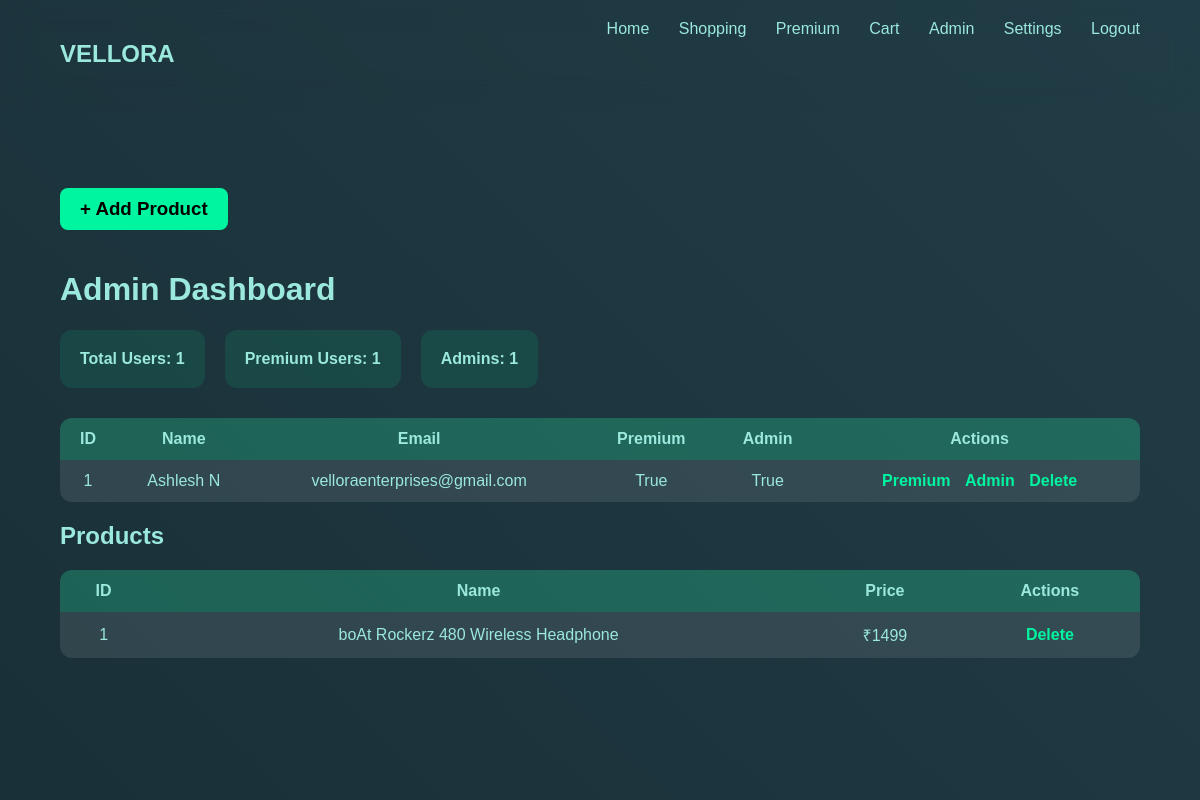
The page /admin (signed in) on the database its author committed.
### app.py (models this page shows)
class User(UserMixin, db.Model):
    id = db.Column(db.Integer, primary_key=True)
    name = db.Column(db.String(120))
    email = db.Column(db.String(120), unique=True, nullable=False)
    password = db.Column(db.String(200), nullable=False)
    contact = db.Column(db.String(20))
    theme = db.Column(db.String(20), default="dark")
    is_premium = db.Column(db.Boolean, default=False)
    is_admin = db.Column(db.Boolean, default=False)

class Product(db.Model):
    id = db.Column(db.Integer, primary_key=True)
    name = db.Column(db.String(200), nullable=False)
    price = db.Column(db.Integer, nullable=False)
    image = db.Column(db.String(300))
    affiliate_link = db.Column(db.String(500))
    description = db.Column(db.Text)

### app.py (the view)
@app.route("/admin")
@login_required
@admin_required
def admin_dashboard():
    users = User.query.all()
    products = Product.query.all()
    total_users = User.query.count()
    premium_users = User.query.filter_by(is_premium=True).count()
    admin_users = User.query.filter_by(is_admin=True).count()
    total_products = Product.query.count()
    return render_template(
        "admin.html",
        users=users,
        products=products,
        total_users=total_users,
        premium_users=premium_users,
        admin_users=admin_users,
        total_products=total_products
    )

### app.py (called while the page is built)
@login_manager.user_loader
def load_user(user_id):
    return User.query.get(int(user_id))

def admin_required(f):
    @wraps(f)
    def decorated_function(*args, **kwargs):
        if not current_user.is_authenticated or not current_user.is_admin:
            return redirect(url_for("home"))
        return f(*args, **kwargs)
    return decorated_function

### templates/admin.html (shortened to what this page needs)
<!DOCTYPE html>
<html>
<head>
</head>
<body>
{% extends "base.html" %}
{% block content %}
<div class="admin-panel page">
    <h3><a href="/add-product" class="add-btn">+ Add Product</a></h3>
    <h1>Admin Dashboard</h1>
    <div class="analytics">
        <div class="stat">Total Users: {{ total_users }}</div>
        <div class="stat">Premium Users: {{ premium_users }}</div>
        <div class="stat">Admins: {{ admin_users }}</div>
    </div>
    <table>
        <tr>
            <th>ID</th>
            <th>Name</th>
            <th>Email</th>
            <th>Premium</th>
            <th>Admin</th>
            <th>Actions</th>
        </tr>
        {% for user in users %}
        <tr>
            <td>{{ user.id }}</td>
            <td>{{ user.name }}</td>
            <td>{{ user.email }}</td>
            <td>{{ user.is_premium }}</td>
            <td>{{ user.is_admin }}</td>
            <td>
                <a href="/make-premium/{{ user.id }}">Premium</a>
                <a href="/make-admin/{{ user.id }}">Admin</a>
                <a href="/delete-user/{{ user.id }}">Delete</a>
            </td>
        </tr>
        {% endfor %}
    </table>
    <h2>Products</h2>
    <table>
        <tr>
            <th>ID</th>
            <th>Name</th>
            <th>Price</th>
            <th>Actions</th>
        </tr>
        {% for product in products %}
        <tr>
            <td>{{ product.id }}</td>
            <td>{{ product.name }}</td>
            <td>₹{{ product.price }}</td>
            <td>
                <a href="/delete-product/{{ product.id }}"
                onclick="return confirm('Are you sure you want to delete this product?');">
                Delete
                </a>
            </td>
        </tr>
        {% endfor %}
    </table>
</div>
{% endblock %}

### static/css/main.css (style rules this page uses)
body { margin: 0; font-family: 'Poppins', sans-serif; background: #0e0e1600; color: rgb(155, 232, 221); overflow-x: hidden; }
.page { animation: fadeIn 0.6s ease; }
.admin-panel { width: 90%; margin: 80px auto; }
.analytics { display: flex; gap: 20px; margin-bottom: 30px; }
.stat { padding: 20px; background: rgba(0,255,160,0.1); border-radius: 12px; font-weight: bold; }
table { width: 100%; border-collapse: collapse; background: rgba(255,255,255,0.05); border-radius: 12px; overflow: hidden; }
th, td { padding: 12px; text-align: center; }
th { background: rgba(0,255,160,0.2); }
tr:nth-child(even) { background: rgba(255,255,255,0.05); }
table a { margin: 0 5px; text-decoration: none; color: #00f5a0; font-weight: bold; }
.add-btn { display: inline-block; padding: 10px 20px; background: #00f5a0; color: black; border-radius: 8px; text-decoration: none; margin-bottom: 20px; font-weight: bold; }

### rows shown on the page
User: id "1", name "Ashlesh N", email "velloraenterprises@gmail.com", is_premium "True", is_admin "True"
Product: id "1", name "boAt Rockerz 480 Wireless Headphone", price "1499"

### other values the page prints
{{ total_users }} "1"
{{ premium_users }} "1"
{{ admin_users }} "1"
